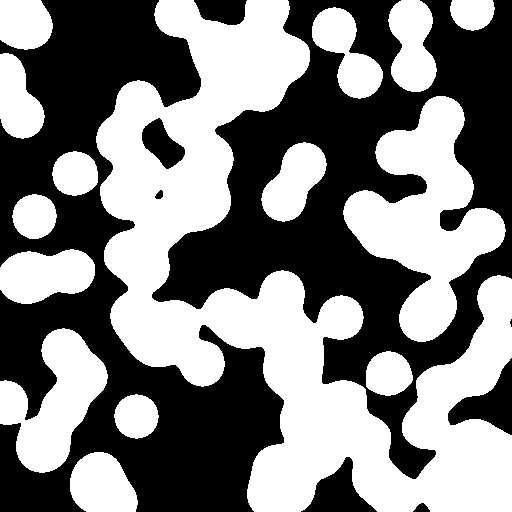
#> input picture skimage.data.binary_blobs(), 512 x 512 px; the run also reads 3 pictures not shown here
$ jupyter execute --allow-errors grid_warping.ipynb
#> lines starting #> are read from the running program, lines starting #| are printed output that depends on the picture; after the words box and inside, x2 and y2 are one past the last pixel; in counts of white or black regions, pixels touching at a corner belong together
[cell 1]
import typing

import matplotlib.pyplot as plt
import numpy as np
import numpy.typing as npt
import scipy.interpolate
import scipy.ndimage
import scipy.spatial
import skimage.data
import skimage.feature

[cell 2]
def get_reference():
    img = skimage.data.binary_blobs(rng=0)[:200, :200]
#> img: shape (200, 200) bool; 43.5% white; 6 white regions, box (x1, y1, x2, y2) and area: (96, 80, 200, 200) 8920, (0, 53, 45, 139) 2626, (0, 0, 53, 50) 2285, (154, 0, 200, 76) 1830, (52, 151, 98, 196) 1619, (20, 194, 50, 200) 119
    img = (img / img.max() * 255).round().clip(0, 255).astype('uint8')
    return img


reference = get_reference()
plt.imshow(reference, cmap='gray')
plt.show()

[cell 3]
def get_blurry(img, sigma=4):
#> called with sigma = 4
    return scipy.ndimage.gaussian_filter(img, sigma=sigma, mode='nearest')


blurry = get_blurry(reference)
plt.imshow(blurry, cmap='gray')
plt.show()

[cell 4]
def get_edges(img, **kwargs):
    return skimage.feature.canny(img, mode='nearest', **kwargs)
#> returned value: shape (200, 200) bool; 2.6% white in thin lines or dots


edge_map = get_edges(blurry)
plt.imshow(edge_map, cmap='gray')
plt.show()

[cell 5]
def piecewise_linear_displacement_function(x: float, a: float, steepness: float = 0.99):
    return steepness * np.where(
        np.abs(x) <= a,
        -x,
        np.where(
            np.abs(x) <= 3/2 * a,
            -(3*a - 2*np.abs(x)) * np.sign(x),
            0
        )
    )


x = np.linspace(-2, 2, num=100)
plt.plot(x, piecewise_linear_displacement_function(x, 1))
plt.grid()
plt.show()

[cell 6]
def convert_array_to_point_cloud(array):
    '''Преобразовать массив размера HxW в 2 массива:
    - Координаты (H*W)x2
    - Значения (H*W)
    '''
    ix = np.indices(array.shape)
    coords = np.moveaxis(np.indices(array.shape), 0, -1).astype('float')
    values = array.copy()

    return coords, values

[cell 7]
def interpolate_on_regular_grid(
    image: npt.NDArray,
    old_grid: npt.NDArray,
    new_grid: typing.Optional[npt.NDArray] = None,
    interpolation_method: typing.Literal['linear', 'nearest', 'cubic'] = 'linear',
    interpolation_kwargs: typing.Optional[dict] = None,
    fast_interpolation: bool = False,
    edge_map: typing.Optional[npt.NDArray] = None
):
    if new_grid is None:
        new_grid = np.moveaxis(np.indices(image.shape), 0, -1)

    # Если писать `interpolation_kwargs={}` при объявлении функции,
    # то этот словарь (список и т.д.) будет один на все её вызовы
    # и будет сохранять содержимое, если меняется внутри функции
    if interpolation_kwargs is None:
        interpolation_kwargs = {}

    old_grid = old_grid.reshape(-1, 2)
    new_grid = new_grid.reshape(-1, 2)
    data = image.ravel()  # Разницу между flatten(), ravel() и reshape() см. тут: https://stackoverflow.com/a/28930580

    if interpolation_method == 'rbf':
        interpolator = scipy.interpolate.RBFInterpolator(
            old_grid,
            data,
            **interpolation_kwargs,
        )
        res = interpolator(new_grid).reshape(image.shape)

    else:
        if not fast_interpolation:
            res = scipy.interpolate.griddata(
                points=old_grid,
                values=data,
                xi=new_grid,
                method=interpolation_method,
            ).reshape(image.shape)

        else:
            working_area_mask = np.isclose(np.linalg.norm(new_grid - old_grid, ord=2, axis=-1), 0)
            res = data.copy()
            res[working_area_mask] = scipy.interpolate.griddata(
                points=old_grid,
                values=data,
                xi=new_grid[working_area_mask],
                method=interpolation_method,
            )
            res = res.reshape(image.shape)

    nan_mask = np.isnan(res)
    res[nan_mask] = image[nan_mask]
    if edge_map is not None:
        edge_mask = edge_map > 0
        res[edge_map] = image[edge_mask]
    res = res.clip(image.min(), image.max())

    return res


image = skimage.data.checkerboard()
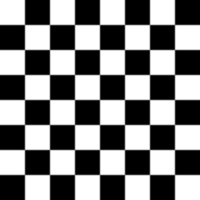
#> input picture skimage.data.checkerboard(), 200 x 200 px
#> image is the input picture: shape (200, 200); min 0, max 255, mean 127.5
regular_grid = np.moveaxis(np.indices(image.shape), 0, -1).astype('float')
regular_grid[:, :, 1] /= regular_grid[:, :, 1].max()
modified_grid = regular_grid.copy()
modified_grid[:, :, 1] = modified_grid[:, :, 1] ** 2
warped_image = interpolate_on_regular_grid(
    image=image,
    old_grid=modified_grid,
    new_grid=regular_grid,
    interpolation_method='cubic',
    interpolation_kwargs={},
    fast_interpolation=False,
)
plt.figure(figsize=(10, 5))
plt.subplot(1, 2, 1)
plt.imshow(image, cmap='gray')
plt.subplot(1, 2, 2)
plt.imshow(warped_image, cmap='gray')
plt.show()

[cell 8]
def warp_grid(
    edge_map: np.typing.NDArray,
    distance_limit: float,
    displacement_function: typing.Callable,
    displacement_function_kwargs: typing.Optional[dict] = None,
    amplification: float = 1.0,
):
#> called with distance_limit = 1000000, amplification = 0.5
    if displacement_function_kwargs is None:
        displacement_function_kwargs = {}

    pixel_coords, edge_map_values = convert_array_to_point_cloud(edge_map)  # (H*W)x2, (HW)
    edge_mask = edge_map_values > 0

    edge_kd_tree = scipy.spatial.KDTree(pixel_coords[edge_mask])

    # Тут можно проверять только "неконтуры", но потом будет морока со стыковкой масок
    # Например, нельзя делать `array[mask1][mask2] = new_data`: https://stackoverflow.com/a/38768993
    distance_to_edge, closest_edge_pixel_ix = edge_kd_tree.query(pixel_coords, k=1, workers=-1)
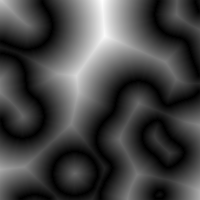
#> distance_to_edge: shape (200, 200) float64; min 0, max 53.37, mean 14.3; drawn with min black and max white
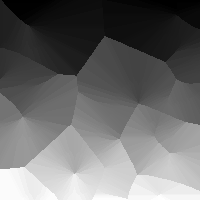
#> closest_edge_pixel_ix: shape (200, 200) int64; min 0, max 1041, mean 441.5; drawn with min black and max white
    distance_mask = (distance_to_edge > 0) & (distance_to_edge <= distance_limit)
#> distance_mask: shape (200, 200) bool; 97.4% white; black in thin lines or dots

    from_edge_direction = pixel_coords[distance_mask] - pixel_coords[edge_mask][closest_edge_pixel_ix[distance_mask]]
#> from_edge_direction = 38958 pairs, first value -47 to 32, second value -52 to 52
    from_edge_direction /= np.linalg.norm(from_edge_direction, ord=2, axis=-1, keepdims=True)
#> from_edge_direction = 38958 pairs, first value -1 to 1, second value -1 to 1
    displacement = from_edge_direction * displacement_function(
        x=distance_to_edge[distance_mask],
        **displacement_function_kwargs
    )[..., np.newaxis] * amplification
#> displacement = 38958 pairs, first value -0.99 to 0.99, second value -0.99 to 0.99

    warped_grid = pixel_coords.copy()
    warped_grid[distance_mask] += displacement

    return warped_grid, pixel_coords

[cell 9]
warped_grid, regular_grid = warp_grid(
    edge_map=edge_map,
    distance_limit=1e6,
    displacement_function=piecewise_linear_displacement_function,
    displacement_function_kwargs={'a': 2},
    amplification=0.5
)

warped_grid = warped_grid[30:50, 30:50, :]
regular_grid = regular_grid[30:50, 30:50, :]
edges = edge_map[30:50, 30:50]
#> edges: shape (20, 20) bool; 7.5% white in thin lines or dots, all inside (x1, y1, x2, y2) = (0, 6, 20, 20)

N = 1
s = 4
plt.scatter(regular_grid[::N, ::N, 1].ravel(), -regular_grid[::N, ::N, 0].ravel(), s=s)
plt.scatter(warped_grid[::N, ::N, 1].ravel(), -warped_grid[::N, ::N, 0].ravel(), s=s, c='orange')
plt.scatter(warped_grid[:, :, 1][edges], -warped_grid[:, :, 0][edges], s=s*2, c='red')
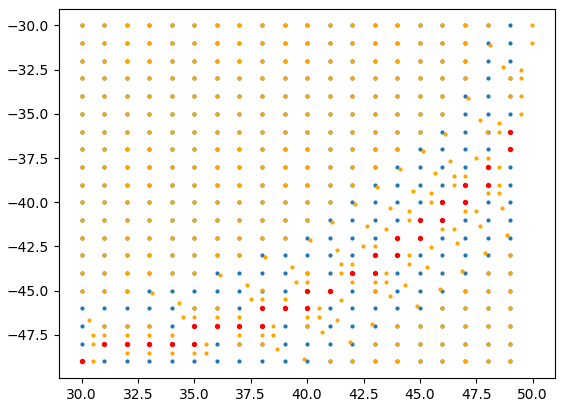
#> figure drawn by matplotlib, 1 panel

[cell 10]
warped_grid, regular_grid = warp_grid(
    edge_map=edge_map,
    distance_limit=1e6,
    displacement_function=piecewise_linear_displacement_function,
    displacement_function_kwargs={'a': 5.0},
    amplification=1.0
)
warped_image1 = interpolate_on_regular_grid(
    image=blurry,
    old_grid=warped_grid,
    new_grid=regular_grid,
    interpolation_method='cubic',
    interpolation_kwargs={},
    fast_interpolation=False
)
#> call 2 of interpolate_on_regular_grid, with old_grid = array of shape (200, 200, 2), new_grid = array of shape (200, 200, 2), interpolation_method = 'cubic', fast_interpolation = False
#> in interpolate_on_regular_grid (call 2), `old_grid = old_grid.reshape(-1, 2)`: old_grid = 40000 pairs, first value 0 to 199, second value 0 to 199
#> in interpolate_on_regular_grid (call 2), `new_grid = new_grid.reshape(-1, 2)`: new_grid has the same summary as old_grid
#> in interpolate_on_regular_grid (call 2), `res = scipy.interpolate.griddata( points=old_grid, values=data, xi=new..`:
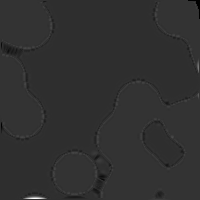
#> res: shape (200, 200) float64; 0.11% of the values are NaN or infinite; the others: min -2550.5, max 11333.2, mean 112.4; drawn with min black, max white, NaN and infinite black
#> in interpolate_on_regular_grid (call 2), `res = res.clip(image.min(), image.max())`:
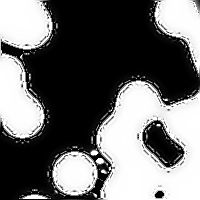
#> res: shape (200, 200) float64; min 0, max 255, mean 110.1

warped_grid, regular_grid = warp_grid(
    edge_map=edge_map,
    distance_limit=1e6,
    displacement_function=piecewise_linear_displacement_function,
    displacement_function_kwargs={'a': 5.0},
    amplification=1.0
)
warped_image2 = interpolate_on_regular_grid(
    image=blurry,
    old_grid=warped_grid,
    new_grid=regular_grid,
    interpolation_method='linear',
    interpolation_kwargs={},
    fast_interpolation=False
)
before = np.tile(blurry[:, :, np.newaxis], (1, 1, 3))  # RGB
after1 = np.tile(warped_image1[:, :, np.newaxis], (1, 1, 3)).round().astype('uint8')  # RGB
after2 = np.tile(warped_image2[:, :, np.newaxis], (1, 1, 3)).round().astype('uint8')  # RGB
edge_lines = np.stack([edge_map] + [np.zeros_like(edge_map)] * 2, axis=-1) * 255
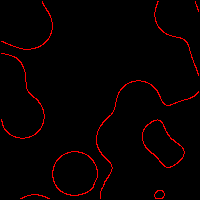
#> edge_lines: shape (200, 200, 3) int64; mean of channels 0, 1, 2 6.6, 0, 0; drawn as R, G, B

plt.figure(figsize=(15, 10))

plt.subplot(2, 3, 1)
plt.imshow(reference[60:100, 110:150], cmap='grey')
plt.title('Before')
plt.subplot(2, 3, 4)
# plt.imshow(np.maximum(before, edge_lines))
plt.imshow(edge_map[60:100, 110:150], cmap='grey')

plt.subplot(2, 3, 2)
plt.imshow(after1[60:100, 110:150])
plt.title('After, a=2.0, amplification=1.0')
plt.subplot(2, 3, 5)
plt.imshow(np.maximum(after1, edge_lines))

plt.subplot(2, 3, 3)
plt.imshow(after2[60:100, 110:150])
plt.title('After, a=5.0, amplification=1.0')
plt.subplot(2, 3, 6)
plt.imshow(np.maximum(after2, edge_lines))

plt.show()
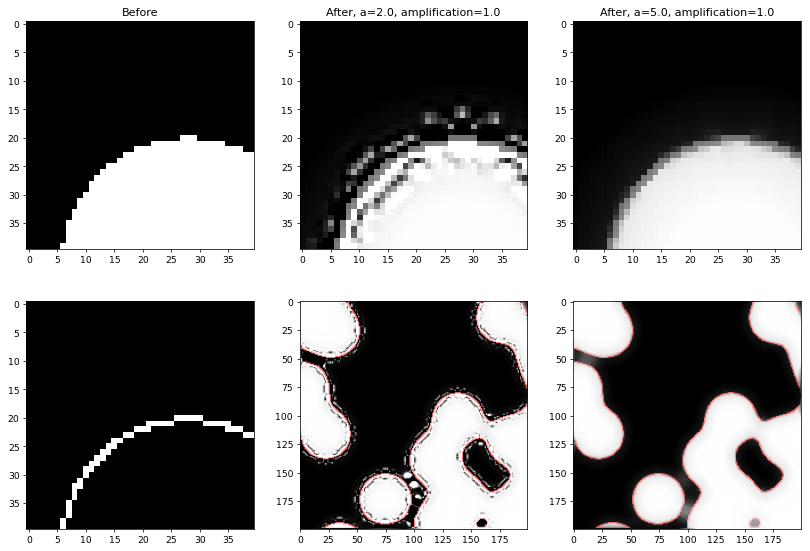
#> figure drawn by matplotlib, 6 panels

[cell 11]
warped_grid, regular_grid = warp_grid(
    edge_map=edge_map,
    distance_limit=1e6,
    displacement_function=piecewise_linear_displacement_function,
    displacement_function_kwargs={'a': 5.0},
    amplification=1.0
)
warped_image1 = interpolate_on_regular_grid(
    image=blurry,
    old_grid=warped_grid,
    new_grid=regular_grid,
    interpolation_method='linear',
    interpolation_kwargs={},
    fast_interpolation=False,
)

warped_grid, regular_grid = warp_grid(
    edge_map=edge_map,
    distance_limit=1e6,
    displacement_function=piecewise_linear_displacement_function,
    displacement_function_kwargs={'a': 5.0},
    amplification=0.5
)
warped_image2 = interpolate_on_regular_grid(
    image=blurry,
    old_grid=warped_grid,
    new_grid=regular_grid,
    interpolation_method='linear',
    interpolation_kwargs={},
    fast_interpolation=False,
)

before = np.tile(blurry[:, :, np.newaxis], (1, 1, 3))  # RGB
after1 = np.tile(warped_image1[:, :, np.newaxis], (1, 1, 3)).round().astype('uint8')  # RGB
after2 = np.tile(warped_image2[:, :, np.newaxis], (1, 1, 3)).round().astype('uint8')  # RGB
edge_lines = np.stack([edge_map] + [np.zeros_like(edge_map)] * 2, axis=-1) * 255

plt.figure(figsize=(15, 10))

plt.subplot(2, 3, 1)
plt.imshow(before)
plt.title('Before')
plt.subplot(2, 3, 4)
plt.imshow(np.maximum(before, edge_lines))

plt.subplot(2, 3, 2)
plt.imshow(after1)
plt.title('After, a=5.0, amplification=1.0')
plt.subplot(2, 3, 5)
plt.imshow(np.maximum(after1, edge_lines))

plt.subplot(2, 3, 3)
plt.imshow(after2)
plt.title('After, a=5.0, amplification=0.5')
plt.subplot(2, 3, 6)
plt.imshow(np.maximum(after2, edge_lines))

plt.show()
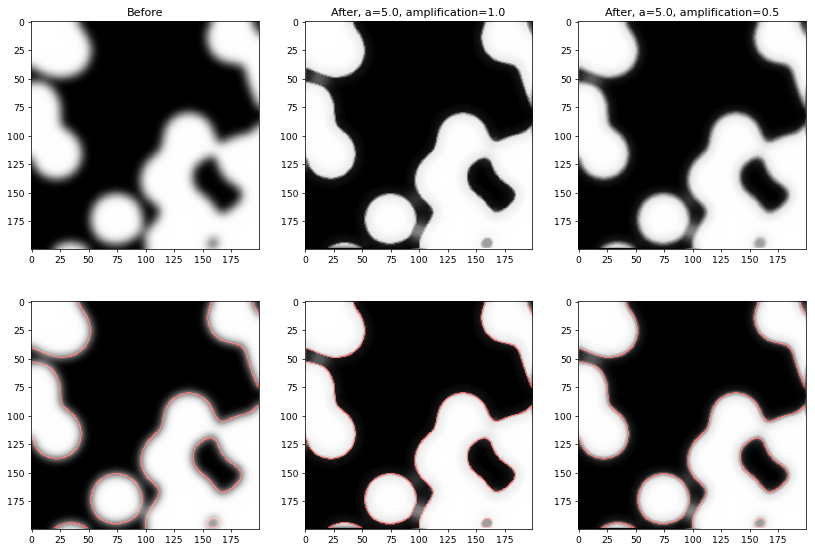
#> figure drawn by matplotlib, 6 panels

[cell 12]
# SIGMA 2 AMPL 0.9 1.0 PATCH
from skimage import io, filters, color
my_img = io.imread('no_decimation_9_Depth.png')
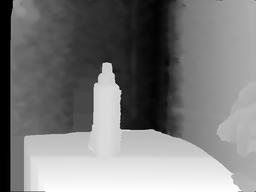
#> input picture grid-warp/mine/no_decimation_9_Depth.png, 256 x 192 px, shrunk from 640 x 480 before the run
#> my_img is the input picture: shape (192, 256, 3); min 0, max 255, mean 123.7
if len(my_img.shape) == 3:
    my_img = color.rgb2gray(my_img)
#> my_img: shape (192, 256) float64
#> (the rest of the program and of its run is left out)
